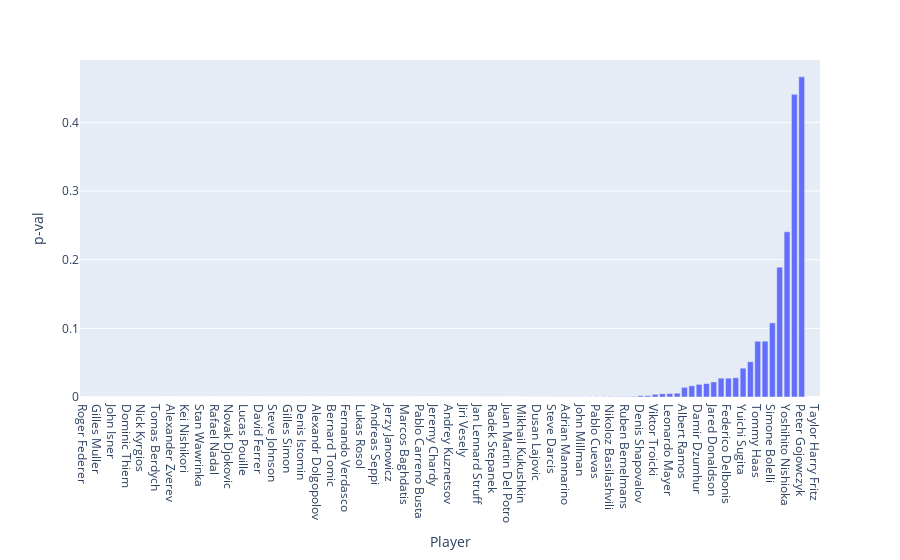

The notebook cell saved with this chart:
### Code cell
strks_pts_sorted = strks_pts.sort_values('p-val')
fig = px.bar(strks_pts_sorted, x='Player', y='p-val')
#fig.update_xaxes(visible=False, showticklabels=True)
fig.show()

### Figure 1 — Plotly figure (JSON) as saved in the notebook; plotly's stock layout.template omitted (floating-point values rounded to 4 significant figures)
{"data": [{"alignmentgroup": "True", "hovertemplate": "Player=%{x}<br>p-val=%{y}<extra></extra>", "legendgroup": "", "marker": {"color": "#636efa"}, "name": "", "offsetgroup": "", "orientation": "v", "showlegend": false, "textposition": "auto", "type": "bar", "x": ["Roger Federer", "Feliciano Lopez", "Gilles Muller", "Kevin Anderson", "John Isner", "Richard Gasquet", "Dominic Thiem", "Gael Monfils", "Nick Kyrgios", "Sam Querrey", "Tomas Berdych", "Jo Wilfried Tsonga", "Alexander Zverev", "Milos Raonic", "Kei Nishikori", "Grigor Dimitrov", "Stan Wawrinka", "Ivo Karlovic", "Rafael Nadal", "Andy Murray", "Novak Djokovic", "Marin Cilic", "Lucas Pouille", "Roberto Bautista Agut", "David Ferrer", "Jack Sock", "Steve Johnson", "David Goffin", "Gilles Simon", "Vasek Pospisil", "Denis Istomin", "Donald Young", "Alexandr Dolgopolov", "Nicolas Almagro", "Bernard Tomic", "Julien Benneteau", "Fernando Verdasco", "Fabio Fognini", "Lukas Rosol", "Borna Coric", "Andreas Seppi", "Tommy Robredo", "Jerzy Janowicz", "Philipp Kohlschreiber", "Marcos Baghdatis", "Dudi Sela", "Pablo Carreno Busta", "Dustin Brown", "Jeremy Chardy", "Horacio Zeballos", "Andrey Kuznetsov", "Andrey Rublev", "Jiri Vesely", "Benoit Paire", "Jan Lennard Struff", "Nicolas Mahut", "Radek Stepanek", "Karen Khachanov", "Juan Martin Del Potro", "Aljaz Bedene", "Mikhail Kukushkin", "Kyle Edmund", "Dusan Lajovic", "Robin Haase", "Steve Darcis", "Juan Monaco", "Adrian Mannarino", "Daniel Evans", "John Millman", "Sergiy Stakhovsky", "Pablo Cuevas", "Ernests Gulbis", "Nikoloz Basilashvili", "Guido Pella", "Ruben Bemelmans", "Thomaz Bellucci", "Denis Shapovalov", "Ryan Harrison", "Viktor Troicki", "Darian King", "Leonardo Mayer", "Daniil Medvedev", "Albert Ramos", "Yen Hsun Lu", "Damir Dzumhur", "Mischa Zverev", "Jared Donaldson", "Martin Klizan", "Federico Delbonis", "Hyeon Chung", "Yuichi Sugita", "Florian Mayer", "Tommy Haas", "Marton Fucsovics", "Simone Bolelli", "Andrej Martin", "Yoshihito Nishioka", "Filip Krajinovic", "Peter Gojowczyk", "Diego Sebastian Schwartzman", "Taylor Harry Fritz"], "xaxis": "x", "y": [0, 0, 0, 0, 0, 0, 0, 0, 0, 0, 0, 0, 0, 0, 0, 0, 0, 0, 0, 0, 0, 0, 1.11e-16, 2.22e-16, 2.22e-16, 3.331e-16, 5.44e-15, 1.671e-12, 9.453e-12, 1.117e-11, 1.111e-09, 1.415e-09, 5.427e-09, 5.916e-09, 6.224e-09, 9.467e-09, 1.765e-08, 3.88e-08, 4.381e-08, 8.366e-08, 9.528e-08, 9.655e-08, 2.047e-07, 2.368e-07, 2.435e-07, 2.732e-07, 4.272e-07, 5.356e-07, 7.496e-07, 1.395e-06, 3.184e-06, 4.722e-06, 5.767e-06, 6.928e-06, 8.568e-06, 1.463e-05, 2.474e-05, 2.648e-05, 4.37e-05, 5.093e-05, 7.069e-05, 9.069e-05, 0.000135, 0.0001419, 0.0001517, 0.0001881, 0.0002148, 0.0002626, 0.0002811, 0.0003172, 0.0003716, 0.0004794, 0.0005014, 0.0005185, 0.0006795, 0.0008289, 0.001867, 0.001897, 0.003937, 0.004675, 0.005071, 0.005607, 0.01405, 0.01628, 0.01833, 0.01957, 0.02192, 0.02743, 0.02743, 0.0281, 0.04196, 0.05139, 0.08122, 0.08125, 0.108, 0.1892, 0.2406, 0.4408, 0.4663, null, null], "yaxis": "y"}], "layout": {"barmode": "relative", "legend": {"tracegroupgap": 0}, "margin": {"t": 60}, "xaxis": {"anchor": "y", "domain": [0, 1], "title": {"text": "Player"}}, "yaxis": {"anchor": "x", "domain": [0, 1], "title": {"text": "p-val"}}}}
